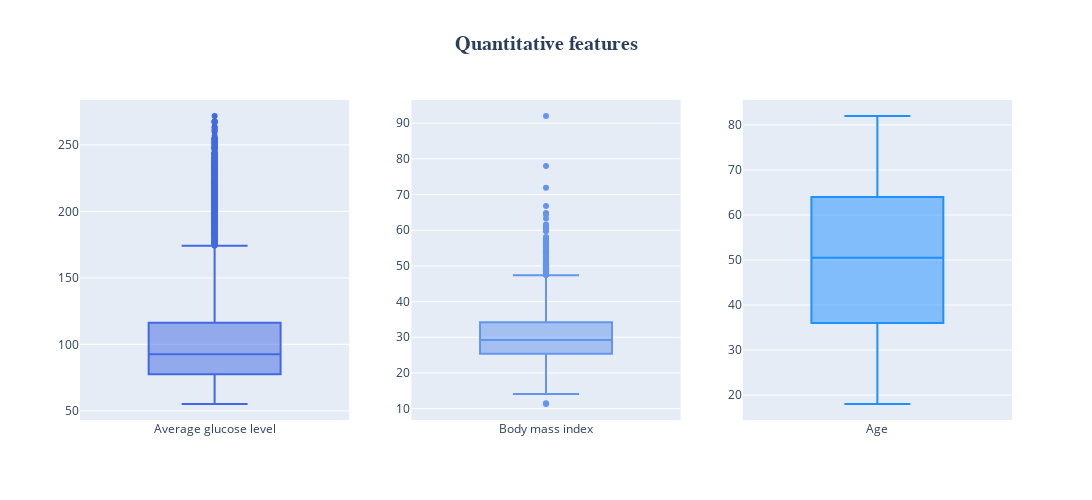

The notebook cell this image was saved under:
### Markdown cell above
### Visualization of the quantitative features.

### Code cell
color_map = {
    'bmi': 'cornflowerblue',
    'avg_glucose_level': 'royalblue',
    'age': 'dodgerblue'
}

fig = make_subplots(rows=1, cols=3)


fig.add_trace(
    go.Box(y=df['avg_glucose_level'], name='Average glucose level',
           marker=dict(color=color_map['avg_glucose_level'])),
    row=1, col=1
)


fig.add_trace(
    go.Box(y=df['bmi'], name='Body mass index',
           marker=dict(color=color_map['bmi'])),
    row=1, col=2
)


fig.add_trace(
    go.Box(y=df['age'], name='Age',  marker=dict(color=color_map['age'])),
    row=1, col=3
)


fig.update_layout(
    title={'text': 'Quantitative features', 'x': 0.5,
           'font': {'size': 20, 'family': 'Arial Black', 'weight': 'bold'}},
    showlegend=False,
    width=1300,
    height=500,
)

fig.show()

### Figure 1 — Plotly figure (JSON) as saved in the notebook; plotly's stock layout.template omitted (floating-point values rounded to 4 significant figures; data arrays with more than 128 entries replaced by an {"elided": "..."} marker saying what was removed)
{"data": [{"marker": {"color": "royalblue"}, "name": "Average glucose level", "type": "box", "xaxis": "x", "y": {"elided": "4254 float values"}, "yaxis": "y"}, {"marker": {"color": "cornflowerblue"}, "name": "Body mass index", "type": "box", "xaxis": "x2", "y": {"elided": "4254 float values"}, "yaxis": "y2"}, {"marker": {"color": "dodgerblue"}, "name": "Age", "type": "box", "xaxis": "x3", "y": {"elided": "4254 int values"}, "yaxis": "y3"}], "layout": {"height": 500, "showlegend": false, "title": {"font": {"family": "Arial Black", "size": 20, "weight": "bold"}, "text": "Quantitative features", "x": 0.5}, "width": 1300, "xaxis": {"anchor": "y", "domain": [0, 0.2889]}, "xaxis2": {"anchor": "y2", "domain": [0.3556, 0.6444]}, "xaxis3": {"anchor": "y3", "domain": [0.7111, 1]}, "yaxis": {"anchor": "x", "domain": [0, 1]}, "yaxis2": {"anchor": "x2", "domain": [0, 1]}, "yaxis3": {"anchor": "x3", "domain": [0, 1]}}}
